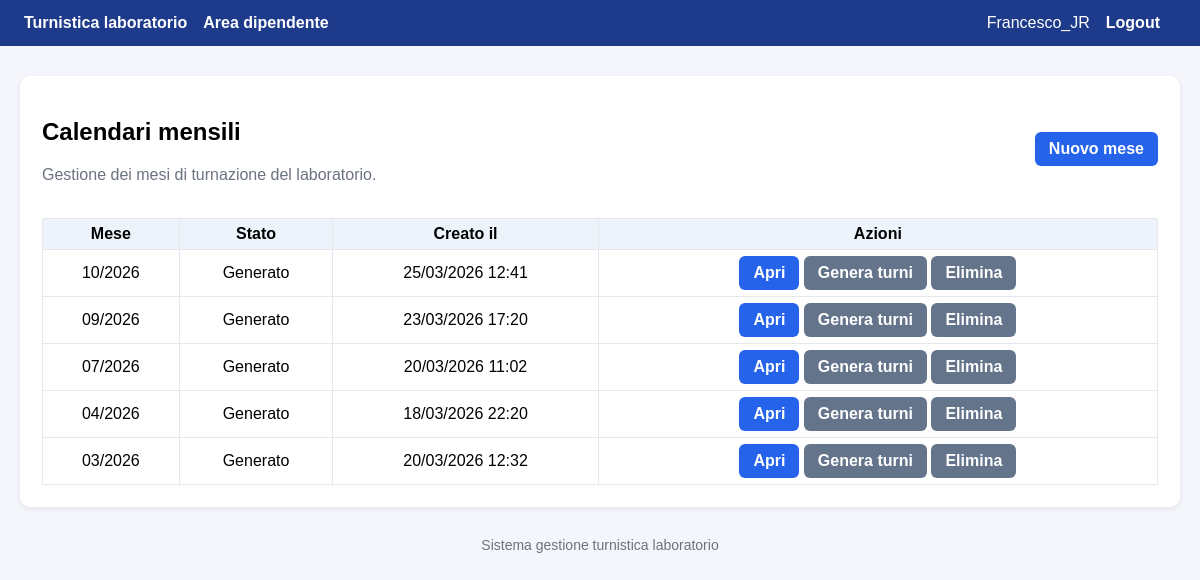
/calendari/ (signed in), run on the app's committed database.
### scheduler/models.py (models this page shows)
class CalendarioMensile(models.Model):
    STATO_BOZZA = "bozza"
    STATO_GENERATO = "generato"
    STATI = [
        (STATO_BOZZA, "Bozza"),
        (STATO_GENERATO, "Generato"),
    ]
    anno = models.IntegerField()
    mese = models.IntegerField()
    stato = models.CharField(max_length=20, choices=STATI, default=STATO_BOZZA)
    creato_il = models.DateTimeField(auto_now_add=True)
    class Meta:
        unique_together = ("anno", "mese")
        ordering = ["-anno", "-mese"]
        verbose_name = "Calendario mensile"
        verbose_name_plural = "Calendari mensili"
    def __str__(self):
        return f"{self.mese:02d}/{self.anno}"

### scheduler/views.py (the view)
# urls.py: path("calendari/", calendari_lista, name="calendari_lista"),
@login_required
def calendari_lista(request):
    if not utente_admin(request.user):
        messages.error(request, "Accesso riservato agli amministratori.")
        return redirect("smista_dashboard")
    calendari = CalendarioMensile.objects.all().order_by("-anno", "-mese")
    return render(
        request,
        "scheduler/calendari_lista.html",
        {"calendari": calendari}
    )

### scheduler/views.py (called while the page is built)
def utente_admin(user):
    return user.is_authenticated and (
        user.is_superuser or user.groups.filter(name="Amministratori").exists()
    )

### scheduler/templates/scheduler/calendari_lista.html (shortened to what this page needs)
{% extends "scheduler/base.html" %}
{% block content %}
<div class="card">
    <div class="top-actions">
        <div>
            <h2>Calendari mensili</h2>
            <p class="muted">Gestione dei mesi di turnazione del laboratorio.</p>
        </div>
        <div>
            <a class="btn" href="{% url 'calendario_nuovo' %}">Nuovo mese</a>
        </div>
    </div>
    <table>
        <thead>
            <tr>
                <th>Mese</th>
                <th>Stato</th>
                <th>Creato il</th>
                <th>Azioni</th>
            </tr>
        </thead>
        <tbody>
            {% for calendario in calendari %}
            <tr>
                <td>{{ calendario }}</td>
                <td>{{ calendario.get_stato_display }}</td>
                <td>{{ calendario.creato_il|date:"d/m/Y H:i" }}</td>
                <td>
                    <a class="btn" href="{% url 'calendario_dettaglio' calendario.id %}">Apri</a>
                    <a class="btn btn-secondary" href="{% url 'genera_turni' calendario.id %}">Genera turni</a>
                    <a class="btn btn-secondary" href="{% url 'calendario_elimina' calendario.id %}">Elimina</a>
                </td>
            </tr>
            {% empty %}
            <tr>
                <td colspan="4">Nessun calendario disponibile.</td>
            </tr>
            {% endfor %}
        </tbody>
    </table>
</div>
{% endblock %}

### scheduler/templates/scheduler/base.html (shortened to what this page needs)
<!DOCTYPE html>
<html lang="it">
<head>
</head>
<body>
<nav>
<div class="nav-left">
<a href="{% url 'smista_dashboard' %}">Turnistica laboratorio</a>
{% if user.is_authenticated %}
<a href="{% url 'dipendente_dashboard' %}">Area dipendente</a>
{% endif %}
</div>
<div class="nav-right">
{% if user.is_authenticated %}
<span style="margin-right:16px;">
{{ user.username }}
</span>
<a href="{% url 'logout_view' %}">Logout</a>
{% else %}
<a href="{% url 'login_view' %}">Login</a>
{% endif %}
</div>
</nav>
<div class="container">
{% block content %}{% endblock %}
</div>
<footer>
Sistema gestione turnistica laboratorio
</footer>
</body>
</html>

### scheduler/templates/scheduler/base.html (style rules this page uses)
body { font-family: Arial, Helvetica, sans-serif; background:#f4f6fb; margin:0; padding:0; }
nav { background:#1e3a8a; color:white; padding:14px 24px; display:flex; justify-content:space-between; align-items:center; }
nav a { color:white; text-decoration:none; margin-right:16px; font-weight:600; }
.nav-left { display:flex; align-items:center; }
.nav-right { display:flex; align-items:center; }
.container { max-width:1200px; margin:30px auto; padding:0 20px; }
.card { background:white; border-radius:10px; padding:22px; margin-bottom:24px; box-shadow:0 2px 6px rgba(0,0,0,0.08); }
.btn { display:inline-block; background:#2563eb; color:white; padding:8px 14px; border-radius:6px; text-decoration:none; font-weight:600; }
.btn-secondary { background:#64748b; }
table { border-collapse:collapse; width:100%; }
th, td { border:1px solid #e5e7eb; padding:6px; text-align:center; }
th { background:#edf3fb; }
.top-actions { display:flex; justify-content:space-between; align-items:center; margin-bottom:18px; }
.muted { color:#6b7280; }
footer { text-align:center; color:#6b7280; font-size:14px; margin-top:30px; padding-bottom:20px; }

### data on the page
CalendarioMensile: mese+anno "10/2026", stato "Generato", creato_il "25/03/2026 12:41"
CalendarioMensile: mese+anno "09/2026", stato "Generato", creato_il "23/03/2026 17:20"
CalendarioMensile: mese+anno "07/2026", stato "Generato", creato_il "20/03/2026 11:02"
CalendarioMensile: mese+anno "04/2026", stato "Generato", creato_il "18/03/2026 22:20"
CalendarioMensile: mese+anno "03/2026", stato "Generato", creato_il "20/03/2026 12:32"

### other printed values
{{ user.username }} "Francesco_JR"
